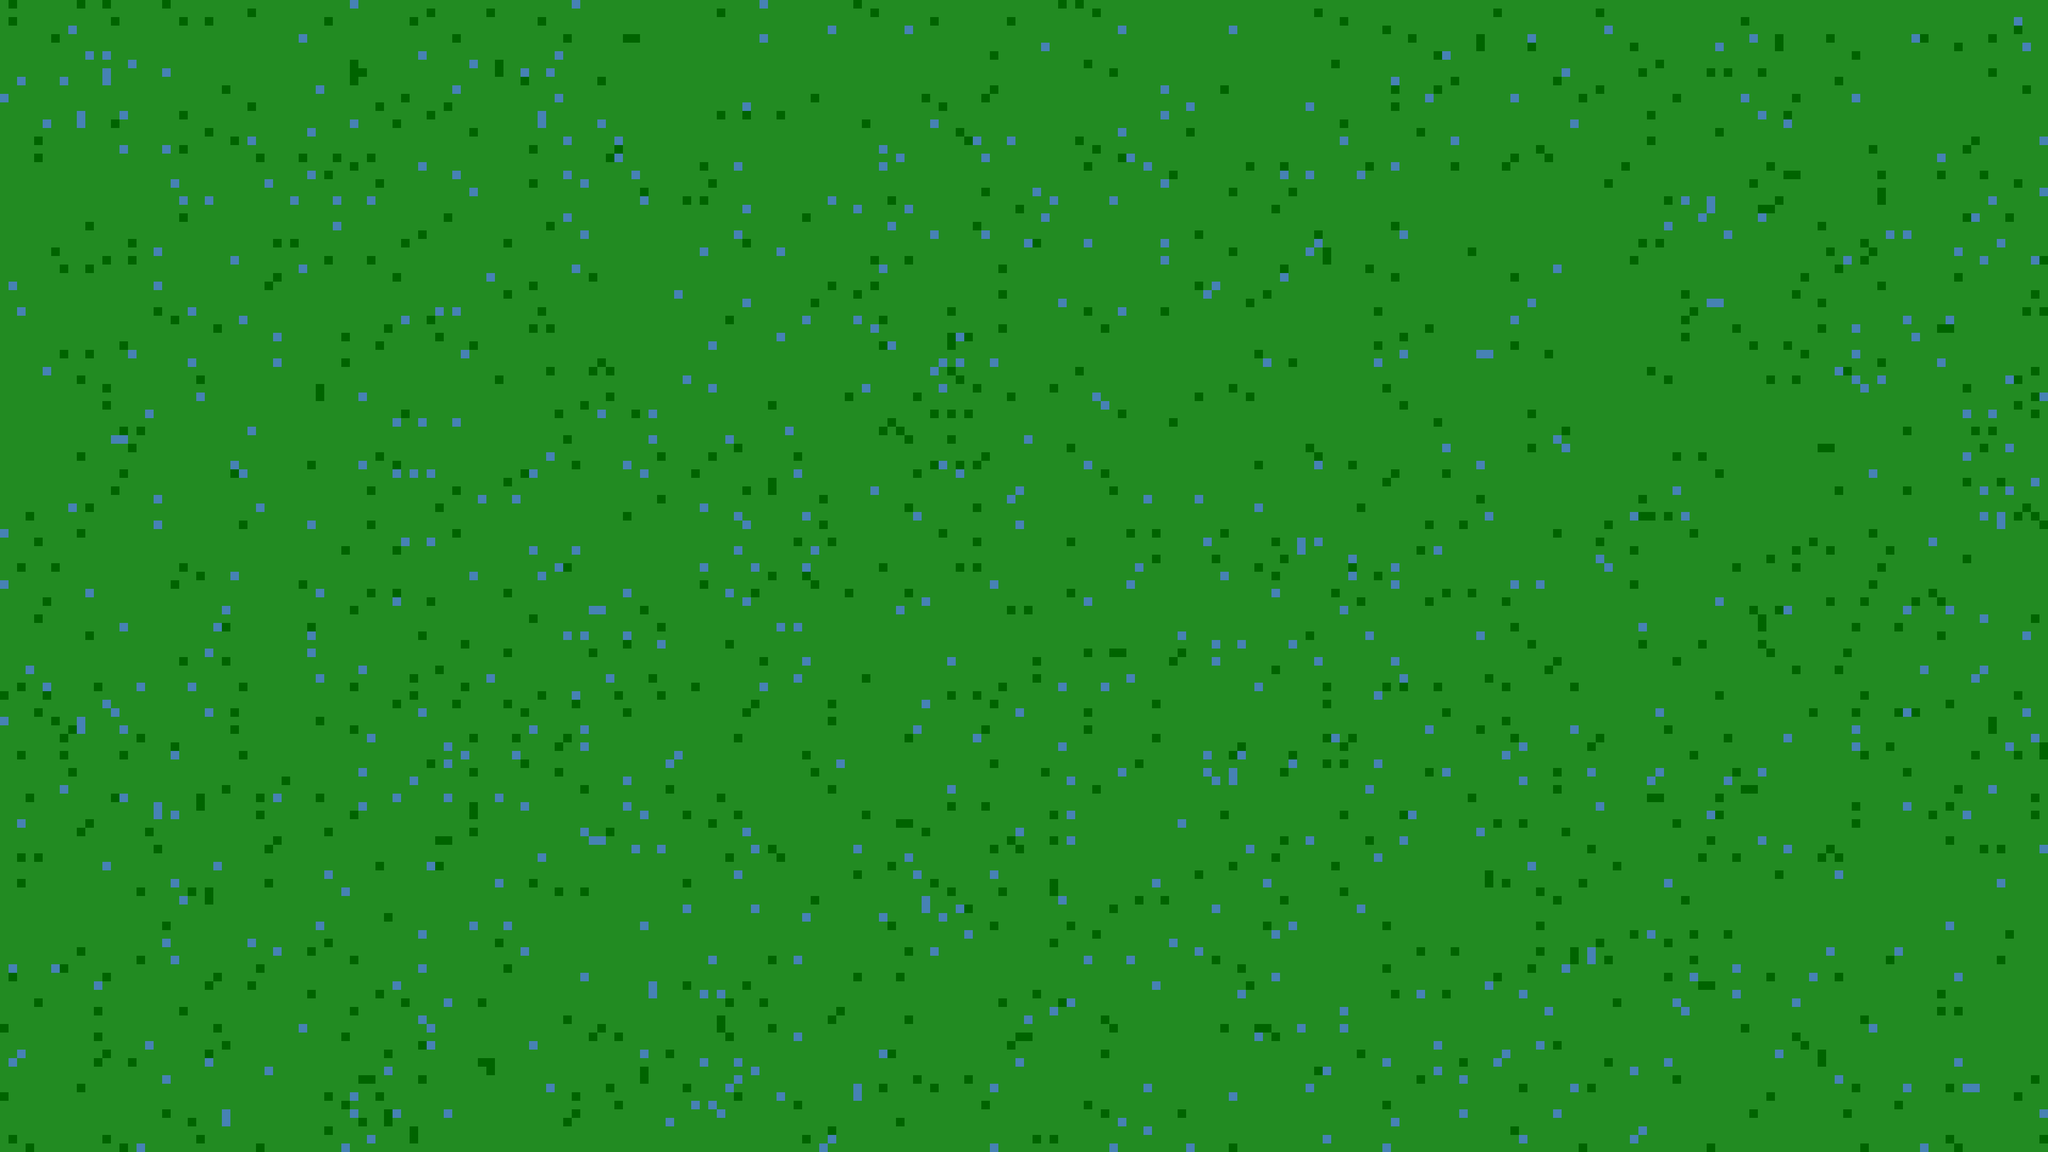

Tiled map render using the project's own tile images. Description and the map definition, with tile-layer contents summarised, below:
An orthogonal 240x135 tile map with 16x16 px tiles, 1 tile layer (Ground).

<map version="1.10" tiledversion="1.11.0" orientation="orthogonal" renderorder="right-down" width="240" height="135" tilewidth="16" tileheight="16" infinite="0">
 <tileset firstgid="1" name="test_16x16" tilewidth="16" tileheight="16" tilecount="16" columns="4">
  <image source="../tilesets/test_16x16.png" width="64" height="64" />
 </tileset>
 <layer name="Ground" width="240" height="135">
  <data>[32400 cells, 32400 non-empty, 3 distinct tile ids]</data>
 </layer>
</map>
